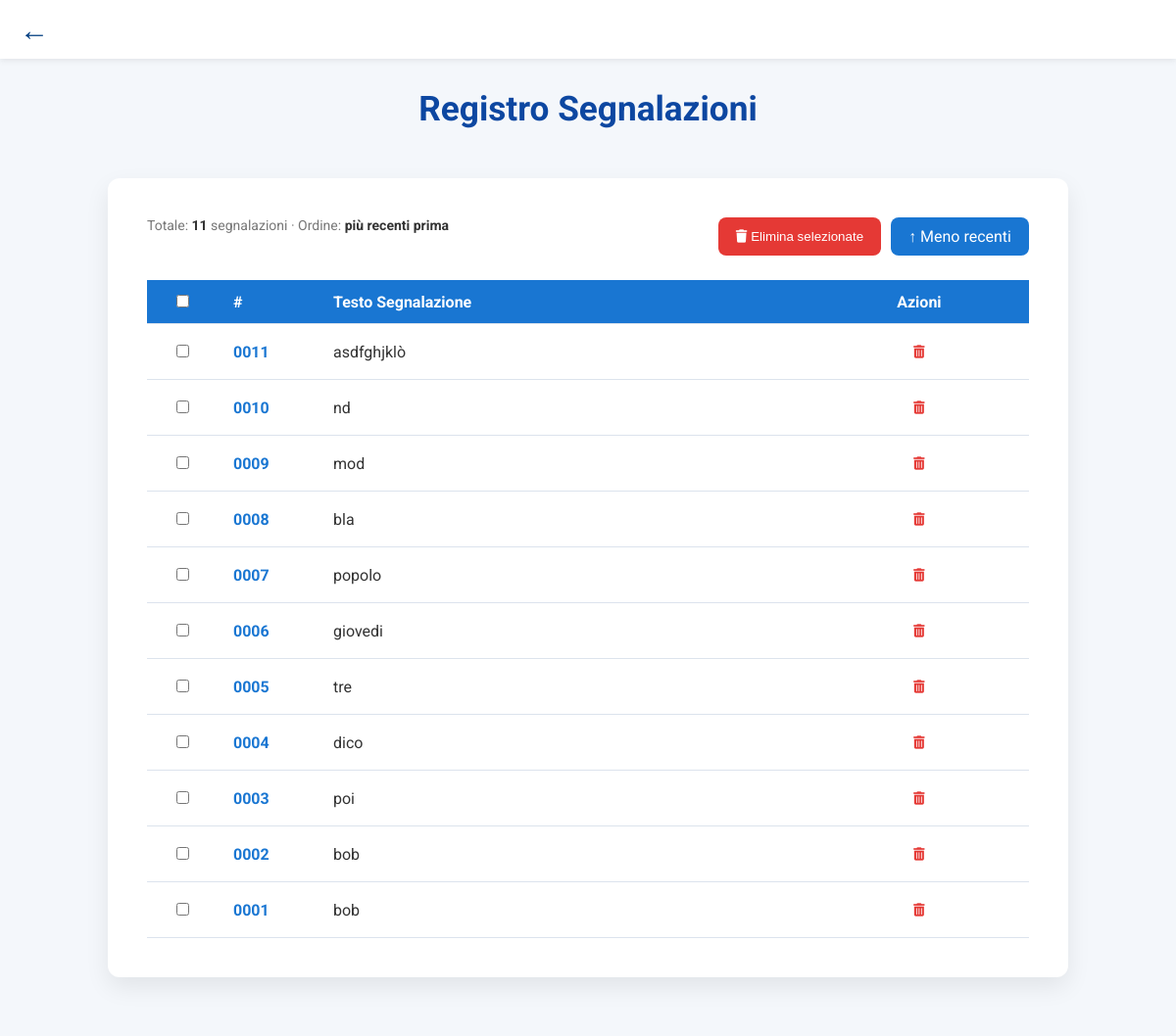
The page /registro_segnalazioni.php (signed in) on the database its author committed.
### tables this page shows
CREATE TABLE segnalazioni (
    id INT AUTO_INCREMENT PRIMARY KEY,
    testo TEXT NOT NULL,
    data_creazione TIMESTAMP DEFAULT CURRENT_TIMESTAMP
);

### registro_segnalazioni.php (the view, shortened to what this page needs)
<?php
$host = 'localhost';
$dbname = 'whistleblowing_db';
$user = 'root';
$pass = '';
try {
    $pdo = new PDO(
        "mysql:host=$host;dbname=$dbname;charset=utf8mb4",
        $user,
        $pass,
        [
            PDO::ATTR_ERRMODE => PDO::ERRMODE_EXCEPTION
        ]
    );
} catch (PDOException $e) {
    die("Errore connessione DB: " . $e->getMessage());
}
$order = isset($_GET['ordine']) &&
         $_GET['ordine'] === 'asc'
    ? 'ASC'
    : 'DESC';
$order_label = $order === 'DESC'
    ? 'asc'
    : 'desc';
$order_text = $order === 'DESC'
    ? '↑ Meno recenti'
    : '↓ Più recenti';
$segnalazioni = $pdo->query("
    SELECT *
    FROM segnalazioni
    ORDER BY id $order
")->fetchAll(PDO::FETCH_ASSOC);
$totale = count($segnalazioni);
?>
<!DOCTYPE html>
<html lang="it">
<head>
    <link rel="stylesheet" href="stile.css">
    <link rel="stylesheet"
          href="https://cdnjs.cloudflare.com/ajax/libs/font-awesome/6.5.0/css/all.min.css">
</head>
<body>
<div class="top-bar">
    <a href="admin.php" class="back-btn">←</a>
</div>
<header class="main-header">
    <h1>Registro Segnalazioni</h1>
</header>
<main class="content-wrapper">
    <div class="card-form" style="max-width:900px;">
        <div class="toolbar">
            <span class="toolbar-info">
                Totale:
                <strong id="totale-segnalazioni">
                    <?= $totale ?>
                </strong>
                segnalazioni ·
                Ordine:
                <strong>
                    <?= $order === 'DESC'
                        ? 'più recenti prima'
                        : 'meno recenti prima' ?>
                </strong>
            </span>
            <div class="toolbar-actions">
                <button
                    class="delete-selected-btn"
                    onclick="eliminaMultiple()"
                >
                    <i class="fas fa-trash"></i>
                    Elimina selezionate
                </button>
                <a href="?ordine=<?= $order_label ?>"
                   class="sort-btn">
                    <?= $order_text ?>
                </a>
            </div>
        </div>
        <?php if ($totale > 0): ?>
        <table id="tabella-segnalazioni">
            <thead>
            <tr>
                <th class="checkbox-cell">
                    <input
                        type="checkbox"
                        id="select-all"
                        onclick="toggleSelectAll(this)"
                    >
                </th>
                <th>#</th>
                <th>Testo Segnalazione</th>
                <th style="text-align:center;">
                    Azioni
                </th>
            </tr>
            </thead>
            <tbody>
            <?php foreach ($segnalazioni as $s): ?>
                <tr id="riga-seg-<?= $s['id'] ?>">
                    <td class="checkbox-cell">
                        <input
                            type="checkbox"
                            class="checkbox-segnalazione"
                            value="<?= $s['id'] ?>"
                        >
                    </td>
                    <td class="td-id">
                        <?= str_pad(
                            $s['id'],
                            4,
                            '0',
                            STR_PAD_LEFT
                        ) ?>
                    </td>
                    <td>
                        <?= htmlspecialchars(
                            $s['testo'],
                            ENT_QUOTES,
                            'UTF-8'
                        ) ?>
                    </td>
                    <td style="text-align:center;">
                        <button
                            class="action-link"
                            data-id="<?= $s['id'] ?>"
                            onclick="eliminaSegnalazione(this)"
                        >
                            <i class="fas fa-trash-alt"></i>
                        </button>
                    </td>
                </tr>
            <?php endforeach; ?>
            </tbody>
        </table>
        <?php endif; ?>
    </div>
</main>
</body>
</html>

### stile.css (style rules this page uses)
body { margin: 0; font-family: 'Roboto', sans-serif; background: #f2f4f7; color: #333; }
h1, h2, h3, h4 { color: #003d80; text-align: center; margin: 0; }
.home-top-bar, .top-bar { position: fixed; top: 0; left: 0; right: 0; height: 60px; display: flex; justify-content: space-between; align-items: center; padding: 0 20px; background: #ffffff; box-shadow: 0 2px 6px rgba(0,0,0,0.08); z-index: 1100; }
.back-btn { font-size: 30px; text-decoration: none; color: #003d80; font-weight: bold; }
.main-header { background-color: #f4f7fb; padding: 90px 20px 50px; text-align: center; }
.main-header h1, .main-header h2 { font-size: 2.2rem; font-weight: 700; color: #0d47a1; }
.content-wrapper { background-color: #f4f7fb; padding-bottom: 60px; }
.card-form, #registration-form { background-color: #ffffff; max-width: 600px; margin: 0 auto; padding: 40px; border-radius: 12px; box-shadow: 0 10px 25px rgba(0, 0, 0, 0.08); }

### registro_segnalazioni.php (style rules this page uses)
table { width: 100%; border-collapse: collapse; margin-top: 10px; }
thead { background: #1976d2; color: white; }
th, td { padding: 12px 16px; border-bottom: 1px solid #dce3ed; text-align: left; }
.td-id { font-weight: bold; color: #1976d2; width: 70px; }
.toolbar { display: flex; justify-content: space-between; flex-wrap: wrap; gap: 10px; margin-bottom: 25px; }
.toolbar-info { color: #777; font-size: 14px; }
.toolbar-info strong { color: #333; }
.toolbar-actions { display: flex; gap: 10px; flex-wrap: wrap; }
.sort-btn, .delete-selected-btn { padding: 10px 18px; border-radius: 8px; text-decoration: none; color: white; border: none; cursor: pointer; transition: 0.2s; }
.sort-btn { background: #1976d2; }
.delete-selected-btn { background: #e53935; }
.action-link { width: 32px; height: 32px; border: none; border-radius: 7px; background: transparent; cursor: pointer; color: #e53935; transition: 0.2s; }
.checkbox-cell { width: 40px; text-align: center; }

### rows shown on the page
segnalazioni: id "0011", testo "asdfghjklò"
segnalazioni: id "0010", testo "nd"
segnalazioni: id "0009", testo "mod"
segnalazioni: id "0008", testo "bla"
segnalazioni: id "0007", testo "popolo"
segnalazioni: id "0006", testo "giovedi"
segnalazioni: id "0005", testo "tre"
segnalazioni: id "0004", testo "dico"
segnalazioni: id "0003", testo "poi"
segnalazioni: id "0002", testo "bob"
segnalazioni: id "0001", testo "bob"

### other values the page prints
$totale "11"
$order_text "↑ Meno recenti"
